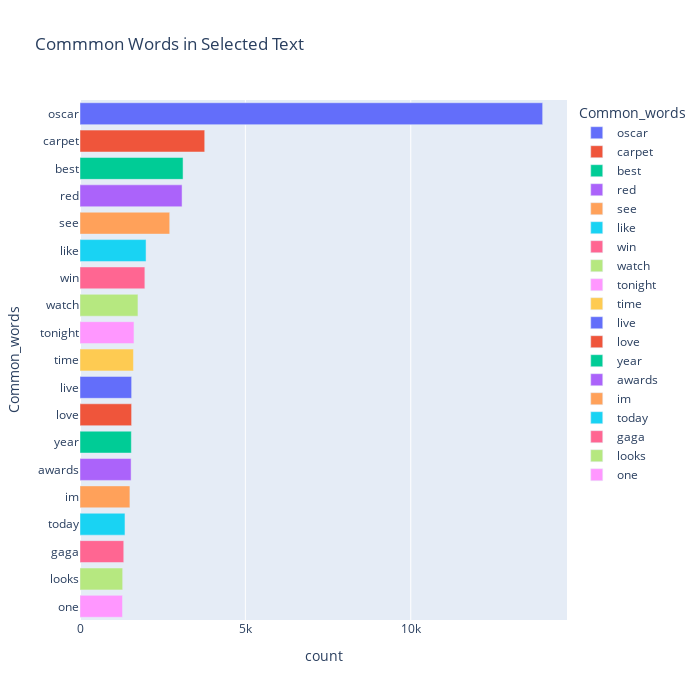

The cell this chart's notebook holds for it:
### Code cell
fig = px.bar(temp, x="count", y="Common_words", title='Commmon Words in Selected Text', orientation='h', 
             width=700, height=700,color='Common_words')
fig.show()

### Figure 1 — Plotly figure (JSON) as saved in the notebook; plotly's stock layout.template omitted (floating-point values rounded to 4 significant figures)
{"data": [{"alignmentgroup": "True", "hovertemplate": "Common_words=%{y}<br>count=%{x}<extra></extra>", "legendgroup": "oscar", "marker": {"color": "#636efa", "pattern": {"shape": ""}}, "name": "oscar", "offsetgroup": "oscar", "orientation": "h", "showlegend": true, "textposition": "auto", "type": "bar", "x": [13988], "xaxis": "x", "y": ["oscar"], "yaxis": "y"}, {"alignmentgroup": "True", "hovertemplate": "Common_words=%{y}<br>count=%{x}<extra></extra>", "legendgroup": "carpet", "marker": {"color": "#EF553B", "pattern": {"shape": ""}}, "name": "carpet", "offsetgroup": "carpet", "orientation": "h", "showlegend": true, "textposition": "auto", "type": "bar", "x": [3771], "xaxis": "x", "y": ["carpet"], "yaxis": "y"}, {"alignmentgroup": "True", "hovertemplate": "Common_words=%{y}<br>count=%{x}<extra></extra>", "legendgroup": "best", "marker": {"color": "#00cc96", "pattern": {"shape": ""}}, "name": "best", "offsetgroup": "best", "orientation": "h", "showlegend": true, "textposition": "auto", "type": "bar", "x": [3116], "xaxis": "x", "y": ["best"], "yaxis": "y"}, {"alignmentgroup": "True", "hovertemplate": "Common_words=%{y}<br>count=%{x}<extra></extra>", "legendgroup": "red", "marker": {"color": "#ab63fa", "pattern": {"shape": ""}}, "name": "red", "offsetgroup": "red", "orientation": "h", "showlegend": true, "textposition": "auto", "type": "bar", "x": [3086], "xaxis": "x", "y": ["red"], "yaxis": "y"}, {"alignmentgroup": "True", "hovertemplate": "Common_words=%{y}<br>count=%{x}<extra></extra>", "legendgroup": "see", "marker": {"color": "#FFA15A", "pattern": {"shape": ""}}, "name": "see", "offsetgroup": "see", "orientation": "h", "showlegend": true, "textposition": "auto", "type": "bar", "x": [2713], "xaxis": "x", "y": ["see"], "yaxis": "y"}, {"alignmentgroup": "True", "hovertemplate": "Common_words=%{y}<br>count=%{x}<extra></extra>", "legendgroup": "like", "marker": {"color": "#19d3f3", "pattern": {"shape": ""}}, "name": "like", "offsetgroup": "like", "orientation": "h", "showlegend": true, "textposition": "auto", "type": "bar", "x": [1997], "xaxis": "x", "y": ["like"], "yaxis": "y"}, {"alignmentgroup": "True", "hovertemplate": "Common_words=%{y}<br>count=%{x}<extra></extra>", "legendgroup": "win", "marker": {"color": "#FF6692", "pattern": {"shape": ""}}, "name": "win", "offsetgroup": "win", "orientation": "h", "showlegend": true, "textposition": "auto", "type": "bar", "x": [1961], "xaxis": "x", "y": ["win"], "yaxis": "y"}, {"alignmentgroup": "True", "hovertemplate": "Common_words=%{y}<br>count=%{x}<extra></extra>", "legendgroup": "watch", "marker": {"color": "#B6E880", "pattern": {"shape": ""}}, "name": "watch", "offsetgroup": "watch", "orientation": "h", "showlegend": true, "textposition": "auto", "type": "bar", "x": [1752], "xaxis": "x", "y": ["watch"], "yaxis": "y"}, {"alignmentgroup": "True", "hovertemplate": "Common_words=%{y}<br>count=%{x}<extra></extra>", "legendgroup": "tonight", "marker": {"color": "#FF97FF", "pattern": {"shape": ""}}, "name": "tonight", "offsetgroup": "tonight", "orientation": "h", "showlegend": true, "textposition": "auto", "type": "bar", "x": [1632], "xaxis": "x", "y": ["tonight"], "yaxis": "y"}, {"alignmentgroup": "True", "hovertemplate": "Common_words=%{y}<br>count=%{x}<extra></extra>", "legendgroup": "time", "marker": {"color": "#FECB52", "pattern": {"shape": ""}}, "name": "time", "offsetgroup": "time", "orientation": "h", "showlegend": true, "textposition": "auto", "type": "bar", "x": [1616], "xaxis": "x", "y": ["time"], "yaxis": "y"}, {"alignmentgroup": "True", "hovertemplate": "Common_words=%{y}<br>count=%{x}<extra></extra>", "legendgroup": "live", "marker": {"color": "#636efa", "pattern": {"shape": ""}}, "name": "live", "offsetgroup": "live", "orientation": "h", "showlegend": true, "textposition": "auto", "type": "bar", "x": [1561], "xaxis": "x", "y": ["live"], "yaxis": "y"}, {"alignmentgroup": "True", "hovertemplate": "Common_words=%{y}<br>count=%{x}<extra></extra>", "legendgroup": "love", "marker": {"color": "#EF553B", "pattern": {"shape": ""}}, "name": "love", "offsetgroup": "love", "orientation": "h", "showlegend": true, "textposition": "auto", "type": "bar", "x": [1560], "xaxis": "x", "y": ["love"], "yaxis": "y"}, {"alignmentgroup": "True", "hovertemplate": "Common_words=%{y}<br>count=%{x}<extra></extra>", "legendgroup": "year", "marker": {"color": "#00cc96", "pattern": {"shape": ""}}, "name": "year", "offsetgroup": "year", "orientation": "h", "showlegend": true, "textposition": "auto", "type": "bar", "x": [1552], "xaxis": "x", "y": ["year"], "yaxis": "y"}, {"alignmentgroup": "True", "hovertemplate": "Common_words=%{y}<br>count=%{x}<extra></extra>", "legendgroup": "awards", "marker": {"color": "#ab63fa", "pattern": {"shape": ""}}, "name": "awards", "offsetgroup": "awards", "orientation": "h", "showlegend": true, "textposition": "auto", "type": "bar", "x": [1545], "xaxis": "x", "y": ["awards"], "yaxis": "y"}, {"alignmentgroup": "True", "hovertemplate": "Common_words=%{y}<br>count=%{x}<extra></extra>", "legendgroup": "im", "marker": {"color": "#FFA15A", "pattern": {"shape": ""}}, "name": "im", "offsetgroup": "im", "orientation": "h", "showlegend": true, "textposition": "auto", "type": "bar", "x": [1509], "xaxis": "x", "y": ["im"], "yaxis": "y"}, {"alignmentgroup": "True", "hovertemplate": "Common_words=%{y}<br>count=%{x}<extra></extra>", "legendgroup": "today", "marker": {"color": "#19d3f3", "pattern": {"shape": ""}}, "name": "today", "offsetgroup": "today", "orientation": "h", "showlegend": true, "textposition": "auto", "type": "bar", "x": [1360], "xaxis": "x", "y": ["today"], "yaxis": "y"}, {"alignmentgroup": "True", "hovertemplate": "Common_words=%{y}<br>count=%{x}<extra></extra>", "legendgroup": "gaga", "marker": {"color": "#FF6692", "pattern": {"shape": ""}}, "name": "gaga", "offsetgroup": "gaga", "orientation": "h", "showlegend": true, "textposition": "auto", "type": "bar", "x": [1323], "xaxis": "x", "y": ["gaga"], "yaxis": "y"}, {"alignmentgroup": "True", "hovertemplate": "Common_words=%{y}<br>count=%{x}<extra></extra>", "legendgroup": "looks", "marker": {"color": "#B6E880", "pattern": {"shape": ""}}, "name": "looks", "offsetgroup": "looks", "orientation": "h", "showlegend": true, "textposition": "auto", "type": "bar", "x": [1290], "xaxis": "x", "y": ["looks"], "yaxis": "y"}, {"alignmentgroup": "True", "hovertemplate": "Common_words=%{y}<br>count=%{x}<extra></extra>", "legendgroup": "one", "marker": {"color": "#FF97FF", "pattern": {"shape": ""}}, "name": "one", "offsetgroup": "one", "orientation": "h", "showlegend": true, "textposition": "auto", "type": "bar", "x": [1285], "xaxis": "x", "y": ["one"], "yaxis": "y"}], "layout": {"barmode": "relative", "height": 700, "legend": {"title": {"text": "Common_words"}, "tracegroupgap": 0}, "title": {"text": "Commmon Words in Selected Text"}, "width": 700, "xaxis": {"anchor": "y", "domain": [0, 1], "title": {"text": "count"}}, "yaxis": {"anchor": "x", "categoryarray": ["one", "looks", "gaga", "today", "im", "awards", "year", "love", "live", "time", "tonight", "watch", "win", "like", "see", "red", "best", "carpet", "oscar"], "categoryorder": "array", "domain": [0, 1], "title": {"text": "Common_words"}}}}
